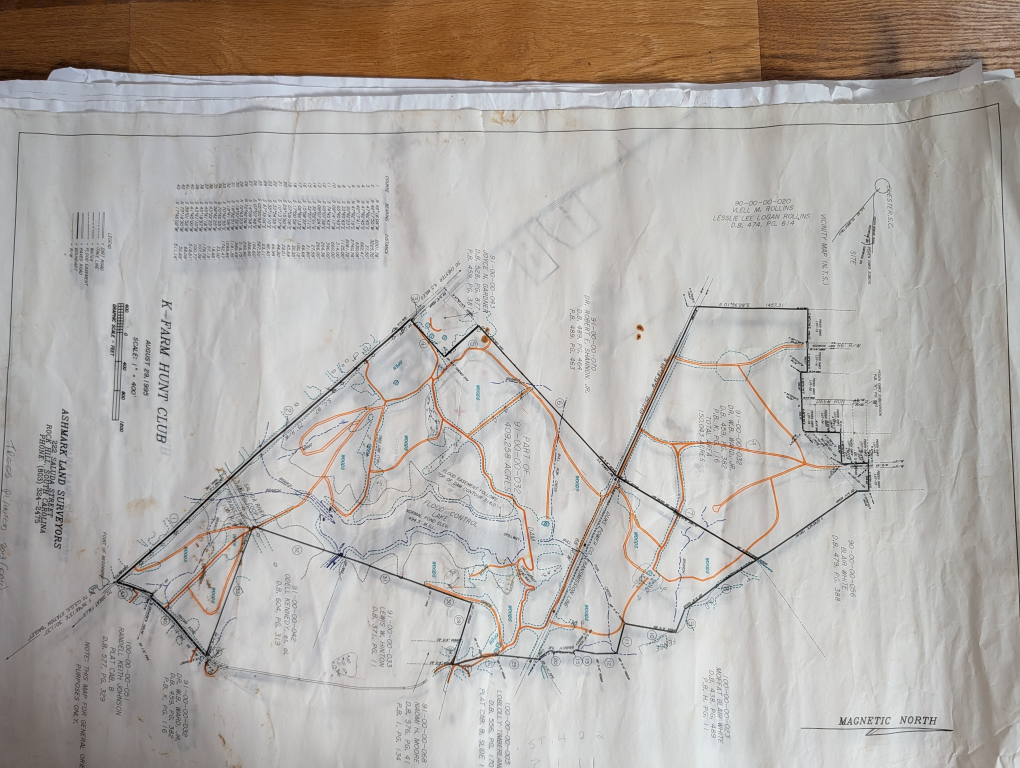
#> input picture farm-map/source-art/03-trails-orange-water-blue.jpg, 4080 x 3072 px (shown at 1/4 size); its folder holds 4 pictures in this run
$ python trails.py
#> lines starting #> are read from the running program, lines starting #| are printed output that depends on the picture; after the words box and inside, x2 and y2 are one past the last pixel; in counts of white or black regions, pixels touching at a corner belong together
#> in sheet, returned value is the input picture: shape (3072, 4080, 3); mean R, G, B 177.3, 172, 167.1
### farm-map/extract/featurelib.py
"""Shared helpers for vectorizing colour-keyed features off the survey sheets.

Everything funnels through one idea: a sheet's saved homography maps its pixels to
world coordinates, so any feature we can isolate in pixel space (by colour) we can
place on the map. Colour work is done in HSV (hue is stable under the uneven phone
exposure; RGB thresholds are not). Geometry comes out as real GeoJSON types:
points for stands, polygons for water/plots, merged polylines for trails.

Quality is best-effort: phone photos + a 4-point projective fit per sheet means
tens-of-metres wobble away from the control points and fragmented thin features.
The output is a draft to validate/correct in the digitizer, not survey truth.
"""
import os, json
import numpy as np
from PIL import Image
from scipy import ndimage
from skimage.morphology import skeletonize, remove_small_objects, binary_closing, disk
from skimage.measure import find_contours
from skimage.draw import polygon as skpolygon
from shapely.geometry import LineString, MultiLineString, Point, Polygon, mapping
from shapely.ops import linemerge, unary_union

REPO = os.path.dirname(os.path.dirname(os.path.dirname(os.path.abspath(__file__))))
ART  = os.path.join(REPO, "farm-map", "source-art")
TX   = os.path.join(REPO, "farm-map", "source-data", "transforms")

# Exact registered survey boundary (world lon,lat) -- traverse + POB-pinned SHIFT,
# identical to demo/index.html. Used to build a per-sheet ROI by inverse-projecting
# it into that sheet's pixel space (robust; independent of extracting the pink line).
_SHIFT = (-0.0011753, 0.0019292)
_RAW = [
 (34.6495527,-81.1523474),(34.6536156,-81.1568293),(34.6601593,-81.1640557),
 (34.6602285,-81.1639634),(34.6614509,-81.1623321),(34.6627292,-81.1637436),
 (34.6677877,-81.1569951),(34.6726967,-81.1534565),(34.6701087,-81.1513568),
 (34.6697552,-81.1504037),(34.6679685,-81.1507564),(34.6676831,-81.1494846),
 (34.6669591,-81.1494366),(34.6662387,-81.1495769),(34.6661748,-81.1495278),
 (34.6661226,-81.1494438),(34.6659990,-81.1494844),(34.6657248,-81.1494687),
 (34.6656399,-81.1495002),(34.6655156,-81.1494813),(34.6654462,-81.1495285),
 (34.6653266,-81.1495547),(34.6651742,-81.1494303),(34.6649675,-81.1492525),
 (34.6649649,-81.1491757),(34.6633606,-81.1493578),(34.6629126,-81.1492898),
 (34.6618783,-81.1489730),(34.6621229,-81.1499263),(34.6625455,-81.1515752),
 (34.6610315,-81.1521945),(34.6579598,-81.1534454),(34.6546086,-81.1548209),
 (34.6530302,-81.1493460),(34.6530003,-81.1492423),(34.6529604,-81.1492812),
 (34.6528464,-81.1494119),(34.6525019,-81.1498402),(34.6522948,-81.1500943),
 (34.6520949,-81.1503260),(34.6510338,-81.1514756),(34.6508461,-81.1516602),
 (34.6508878,-81.1518282)]
SURVEY_LONLAT = [(lon + _SHIFT[1], lat + _SHIFT[0]) for (lat, lon) in _RAW]

# ---- colour ----------------------------------------------------------------
def to_hsv(a):
    a = a.astype(float) / 255.0
    R, G, B = a[..., 0], a[..., 1], a[..., 2]
    mx = a.max(-1); mn = a.min(-1); d = mx - mn
    V = mx; S = np.where(mx > 0, d / np.maximum(mx, 1e-6), 0)
    H = np.zeros_like(mx)
    rm = (mx == R); gm = (mx == G) & ~rm; bm = (mx == B) & ~rm & ~gm
#> after `rm = mx == R`:
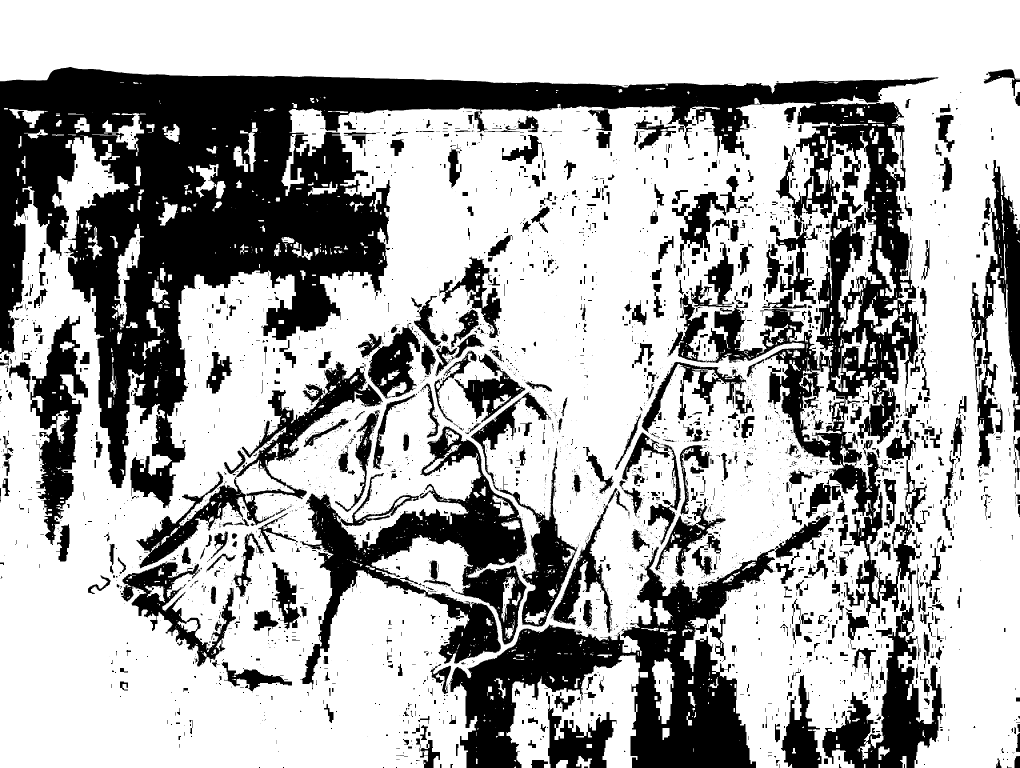
#> rm: shape (3072, 4080) bool (shown at 1/4 size); 67.5% white; 3622 black regions (2057 under 20 px), largest, box (x1, y1, x2, y2) and area: (0, 268, 3772, 3072) 2081457, (1801, 2187, 3100, 3072) 416098, (1200, 1706, 2108, 2758) 267171
    with np.errstate(invalid="ignore", divide="ignore"):
        H[rm] = ((G - B)[rm] / np.maximum(d[rm], 1e-6)) % 6
        H[gm] = ((B - R)[gm] / np.maximum(d[gm], 1e-6)) + 2
        H[bm] = ((R - G)[bm] / np.maximum(d[bm], 1e-6)) + 4
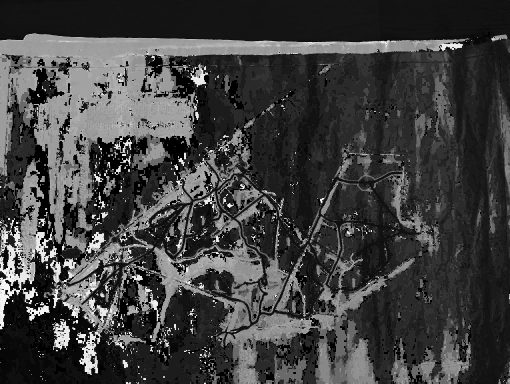
#> H: shape (3072, 4080) float64 (shown at 1/8 size); min 0, max 5.96, mean 1.51; drawn with min black and max white
    return (H * 60) % 360, S, V

def colour_mask(a, hue_lo, hue_hi, s_min=0.30, v_min=0.20, v_max=0.97):
    H, S, V = to_hsv(a)
    base = (S > s_min) & (V > v_min) & (V < v_max)
    if hue_lo <= hue_hi:
        hue = (H >= hue_lo) & (H < hue_hi)
    else:                                    # wrap-around (e.g. pink/red across 360)
        hue = (H >= hue_lo) | (H < hue_hi)
    return base & hue

# ---- sheet + homography ----------------------------------------------------
# [136 lines left out: functions load_sheet, projector, selfcheck, world_to_px, boundary_roi, points_from_blobs and 4 more, not called in this run]

def feat(geom, **props):
    return {"type": "Feature", "properties": props, "geometry": geom}

# [6 lines left out: function write, not called in this run]

### farm-map/extract/geolib.py
"""Registration and line-tracing machinery for the farm-map sheets.

Two capabilities the first pass lacked.

1. Thin-plate-spline registration. Each sheet's 4-point projective fit is exact at
   the four boundary apexes and drifts through the interior, because a homography
   cannot bend and the sheets are folded paper photographed at an angle. Here the
   known 43-course traverse is snapped onto the boundary line as it actually appears
   in the photo (ICP), giving hundreds of correspondences spread around the whole
   perimeter, and a TPS is fitted through them. The TPS bends.

2. Skeleton graph tracing. `linemerge` on a bag of one-pixel segments explodes a
   drawn network into thousands of fragments: it only joins runs whose endpoints
   meet pairwise, so every junction and every pen-lift severs the line. Here the
   skeleton is walked as a graph -- junction to junction -- and small gaps are
   bridged before the walk, which turns the same pixels into a connected network.
"""
import os, json
import numpy as np
from scipy import ndimage
from scipy.spatial import cKDTree
from skimage.morphology import skeletonize, remove_small_objects
from shapely.geometry import LineString, mapping

REPO = os.path.dirname(os.path.dirname(os.path.dirname(os.path.abspath(__file__))))
ART = os.path.join(REPO, "farm-map", "source-art")
TX = os.path.join(REPO, "farm-map", "source-data", "transforms")

MLAT = 111320.0


def mlon(lat):
    return 111320.0 * np.cos(np.radians(lat))


# ---- thin-plate spline ------------------------------------------------------
# [40 lines left out: functions _U, tps_fit, tps_apply, not called in this run]


def tps_to_json(tps):
    return {"src": tps["src"].tolist(), "w": tps["w"].tolist(), "a": tps["a"].tolist()}


# [35 lines left out: functions tps_from_json, h_apply, h_fit, not called in this run]


# ---- world<->local metres ---------------------------------------------------
def world_to_m(lonlat, lat0):
    lonlat = np.atleast_2d(np.asarray(lonlat, float))
    return np.column_stack([lonlat[:, 0] * mlon(lat0), lonlat[:, 1] * MLAT])


def m_to_world(xy, lat0):
    xy = np.atleast_2d(np.asarray(xy, float))
    return np.column_stack([xy[:, 0] / mlon(lat0), xy[:, 1] / MLAT])


# ---- densify a polygon ------------------------------------------------------
# [28 lines left out: functions densify, icp_snap, not called in this run]


# ---- skeleton graph tracing -------------------------------------------------
_N8 = [(-1, -1), (-1, 0), (-1, 1), (0, -1), (0, 1), (1, -1), (1, 0), (1, 1)]


def bridge_gaps(mask, max_gap_px):
    """Close pen-lifts and scanner dropouts without fattening junctions.

    A dilate-then-skeletonize round trip reconnects anything separated by less
    than ~2*max_gap and leaves the centreline where it was.
    """
    if max_gap_px <= 0:
        return mask
    d = ndimage.binary_dilation(mask, iterations=max_gap_px)
    d = ndimage.binary_closing(d, iterations=1)
    return ndimage.binary_erosion(d, iterations=max_gap_px, border_value=1) | mask


def trace_skeleton(mask, min_branch_px=25):
    """Walk a skeleton as a graph. Returns a list of pixel polylines [(col,row)...].

    Nodes are endpoints (1 neighbour) and junctions (>=3). Each edge between two
    nodes becomes one polyline. Isolated loops (no node at all) are emitted whole.
    """
    skel = skeletonize(mask)
    pts = set(zip(*np.where(skel)))  # (row, col)

    def nbrs(p):
        r, c = p
        return [(r + dr, c + dc) for dr, dc in _N8 if (r + dr, c + dc) in pts]

    deg = {p: len(nbrs(p)) for p in pts}
    nodes = {p for p in pts if deg[p] != 2}

    lines = []
    seen_edges = set()

    for n in nodes:
        for start in nbrs(n):
            if (n, start) in seen_edges:
                continue
            path = [n, start]
            seen_edges.add((n, start))
            seen_edges.add((start, n))
            cur, prev = start, n
            while deg.get(cur, 0) == 2:
                nxt = [q for q in nbrs(cur) if q != prev]
                if not nxt:
                    break
                prev, cur = cur, nxt[0]
                seen_edges.add((prev, cur))
                seen_edges.add((cur, prev))
                path.append(cur)
            if len(path) >= 2:
                lines.append(path)

    # pure loops: components with no node
    remaining = pts - {p for ln in lines for p in ln}
    while remaining:
        seed = next(iter(remaining))
        comp = [seed]
        remaining.discard(seed)
        cur, prev = seed, None
        while True:
            nxt = [q for q in nbrs(cur) if q != prev and q in remaining]
            if not nxt:
                break
            prev, cur = cur, nxt[0]
            remaining.discard(cur)
            comp.append(cur)
        if len(comp) >= min_branch_px:
            comp.append(comp[0])
            lines.append(comp)

    # drop hairs: short branches that dead-end (spurs off a thick stroke)
    out = []
    for ln in lines:
        endpoints_free = deg.get(ln[0], 0) == 1 or deg.get(ln[-1], 0) == 1
        if endpoints_free and len(ln) < min_branch_px:
            continue
        out.append([(c, r) for (r, c) in ln])  # to (col,row)
    return out


# [17 lines left out: function project_lines, not called in this run]


def line_len_m(g, lat0=34.66):
    c = np.array(g.coords)
    return float(np.hypot(np.diff(c[:, 0]) * mlon(lat0), np.diff(c[:, 1]) * MLAT).sum())

### farm-map/extract/register.py
#!/usr/bin/env python3
"""Re-register every sheet against the whole drawn boundary, not four corners.

What was wrong. Each sheet's transform was fitted to exactly 4 control points --
the boundary apexes. A projective fit has 8 degrees of freedom, so 4 point-pairs
determine it exactly: residual zero at the corners by construction, and no
information at all about how well it does anywhere else. The stored
`residual_m_median: 0` was not a quality measure, it was arithmetic.

What this does. The 43-course deed traverse is exact in world coordinates and is
drawn on every sheet. Densify it, project it in with the old transform, snap each
point onto the boundary ink as it truly appears in the photo (ICP, tightening
radius), and refit -- now least-squares over ~350 correspondences spread around
the entire perimeter. Same model, vastly better conditioned, and for the first
time the residual means something.

What this does NOT do. It does not fix the interior. Zero OSM ways enter the
property, and no other independent interior reference exists, so interior accuracy
is interpolated and unverifiable. A thin-plate spline was tried (register_tps.py,
kept for the record) and rejected: with control only on the perimeter it fitted the
boundary no better than the projective model and was free to wander in the middle,
where there is no data to hold it. Cross-sheet agreement is our only interior check.

Run:  python3 farm-map/extract/register.py
"""
import os, json
import numpy as np
from PIL import Image
from scipy import ndimage
from skimage.draw import line as skline

import geolib as G
import featurelib as F

SHEETS = ["01-base-plat-clean", "02-trails-green", "03-trails-orange-water-blue",
          "04-deer-stands", "05-habitat-full-color", "06-master-legend-1995",
          "07-deed-survey-kasparek"]

BOUNDARY_INK = {"06-master-legend-1995": "pink"}   # everything else: printed/heavy black

LAT0 = 34.66
STEP_M = 8.0
RADII = [70, 40, 22, 12, 7]


def dark_mask(a):
    H, S, V = F.to_hsv(a)
    return (V < 0.45) & (S < 0.45)


# [81 lines left out: functions boundary_mask, corridor, register, not called in this run]


def projector(slug):
    """px (col,row) -> (lon,lat) using the refitted registration."""
    d = json.load(open(os.path.join(G.TX, slug + ".reg.json")))
    H = np.array(d["homography_px_to_localm"], float)
    lat0 = d["lat0"]
    def f(px):
        return G.m_to_world(G.h_apply(H, px), lat0)
    return f


# [10 lines left out: function main, not called in this run]


# [2 lines that do not run on import are left out]

### farm-map/extract/trails.py
#!/usr/bin/env python3
"""Extract the road/trail network from every sheet that draws it, then fuse.

Why the old pass produced 3,288 fragments. It skeletonized the ink, emitted one
LineString per pair of adjacent skeleton pixels, and called shapely's `linemerge`.
`linemerge` only welds runs that meet end-to-end pairwise, so every junction (3+
neighbours) and every pen-lift severs the line. The data was never the problem --
the network was shattered by the merge step. Here the skeleton is walked as a
graph, junction to junction, and gaps are bridged before the walk.

Three hand-drawn inks draw the same network (a fourth source was tried and rejected):

  03  orange   bold, saturated, complete across both tracts -- the primary
  05  brown    bold, complete, but hue-adjacent to the printed black linework
  02  green    faint pencil, western half only -- the source the first pass used,
               and the reason trails were written off as needing a rescan
  01  printed  the surveyor's dashed dirt-road linework. TRIED AND REJECTED -- see
               the note above SOURCES. Its ink is indistinguishable, by colour and
               thickness, from the contours and lettering.

Fusion tags each line with how many independent sheets draw it. A line all three
sheets agree on is as good as this paper gets; a line only one sheet shows is a
candidate to check on the ground.

Run:  python3 farm-map/extract/trails.py
"""
import os, json
import numpy as np
from PIL import Image
from scipy import ndimage
from shapely.geometry import mapping, MultiLineString
from shapely.geometry import Polygon
from shapely.ops import unary_union

import geolib as G
import featurelib as F
import register as R

DEMO = os.path.join(G.REPO, "farm-map", "demo")
LAT0 = 34.66
SURVEY = Polygon(F.SURVEY_LONLAT)


def sheet(slug):
    return np.asarray(Image.open(os.path.join(G.ART, slug + ".jpg")).convert("RGB"))


def roi_for(slug, a, pad_px=220):
    """The region of interest is the PAPER, not the property.

    The first version clipped to the deed polygon plus a 220 px pad. That threw away
    92.6% of sheet 03's orange ink: the hunt club's road and trail network runs well
    off the deed parcel into the north and east tracts, and the clip cut every one of
    those lines at the boundary. The thing actually worth excluding is the wooden
    table the sheets were photographed on -- which is orange-brown, and which the
    trail masks love.

    So: find the paper. It is the one huge bright, unsaturated component in the frame.
    Erode a little to step off the curled paper edge, and keep everything drawn on it.
    """
    H, S, V = F.to_hsv(a)
    bright = (V > 0.50) & (S < 0.40)
#> bright: shape (3072, 4080) bool; 85.3% white; 8971 black regions (5178 under 20 px), largest, box (x1, y1, x2, y2) and area: (0, 0, 4080, 337) 1176400, (355, 1176, 3493, 2736) 179115, (0, 2496, 642, 3072) 142976
    bright = ndimage.binary_closing(bright, np.ones((9, 9)))
#> bright: shape (3072, 4080) bool; 89.5% white; 114 black regions, largest, box (x1, y1, x2, y2) and area: (0, 0, 4080, 3072) 1288120, (51, 2539, 99, 2592) 1799, (1927, 1342, 1963, 1370) 718
    lbl, n = ndimage.label(bright)
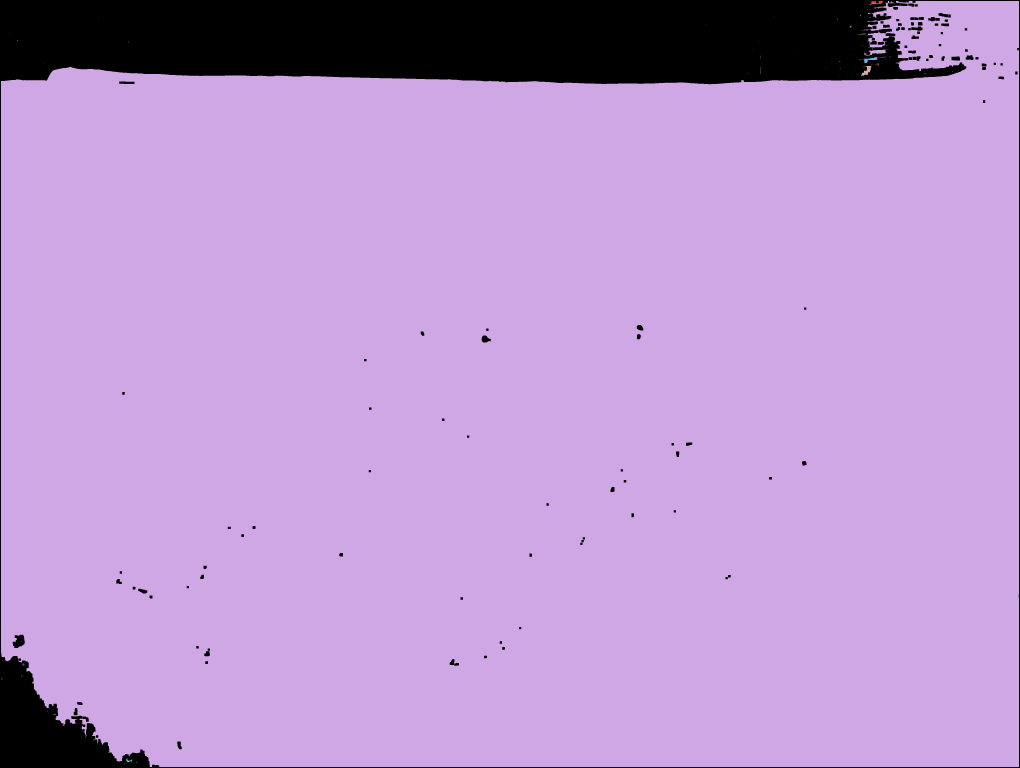
#> lbl: shape (3072, 4080) int32 (shown at 1/4 size); 126 distinct labels, from 0 to 125; one colour per label, 0 black
#> n = 125
    if n == 0:
        return np.ones(a.shape[:2], bool)
    sizes = ndimage.sum(bright, lbl, range(1, n + 1))
#> sizes = 125 values, max 11219563 at index 1, min 1 at index 3, mean 89776.8
    paper = lbl == (1 + int(np.argmax(sizes)))
#> paper: shape (3072, 4080) bool; 89.5% white; 114 black regions, largest, box (x1, y1, x2, y2) and area: (0, 0, 4080, 3072) 1290650, (51, 2539, 99, 2592) 1807, (1927, 1342, 1963, 1370) 718
    paper = ndimage.binary_fill_holes(paper)
#> paper: shape (3072, 4080) bool; 89.7% white; 1 black region, box (x1, y1, x2, y2) and area: (0, 0, 4080, 3072) 1290511
    return ndimage.binary_erosion(paper, iterations=12)
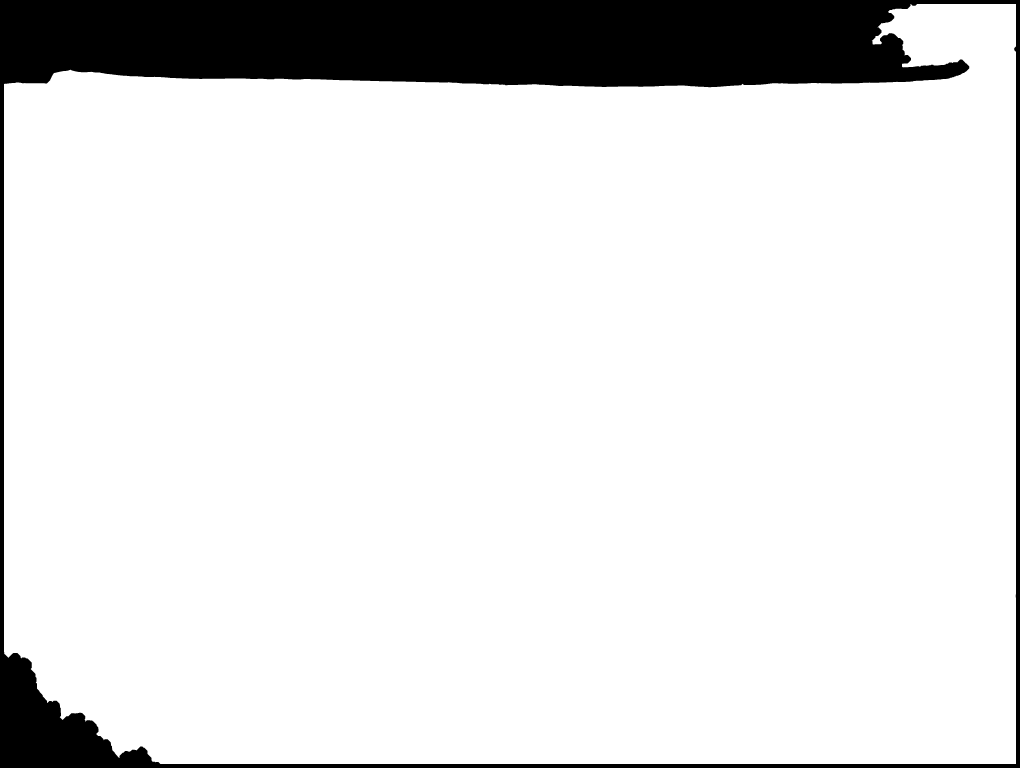
#> returned value: shape (3072, 4080) bool (shown at 1/4 size); 88.2% white; 1 black region, box (x1, y1, x2, y2) and area: (0, 0, 4080, 3072) 1476376


def net_from(slug, mask, bridge, min_branch, min_len_m, dbg_name, dbg_col):
    a_shape = mask.shape
    m = G.bridge_gaps(mask, bridge)
    px_lines = G.trace_skeleton(m, min_branch_px=min_branch)
    proj = R.projector(slug)
    lines = G.project_lines(px_lines, proj, simplify_m=2.5, min_len_m=min_len_m, lat0=LAT0)
    return lines, m


# [5 lines left out: function dbg, not called in this run]


# ---- per-sheet ink recipes --------------------------------------------------
def ink_03(a, roi):
    # bold orange marker
    return F.colour_mask(a, 8, 50, s_min=0.35, v_min=0.30) & roi
#> (the rest of the program and of its run is left out)
